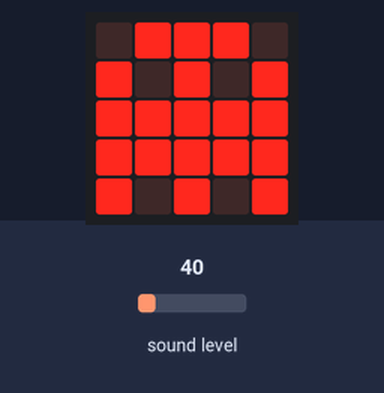
Simulated run of this program. Board: BBC micro:bit (MakeCode). On the bench: the board's 5×5 LED display. Inputs (shaded band) come from the test bench; at power-on: sound level 40. Random numbers come from a fixed seed.

Above: at 1.8 s.
1.9 s: sound level set to 123
3.4 s: sound level set to 131
At 4.19 s:
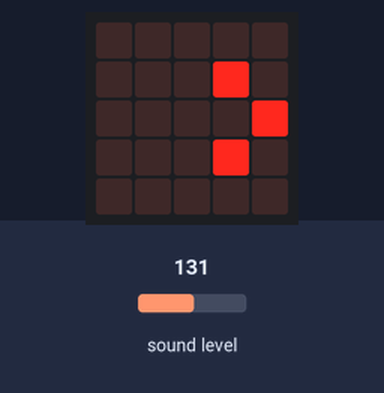
At 5.3 s:
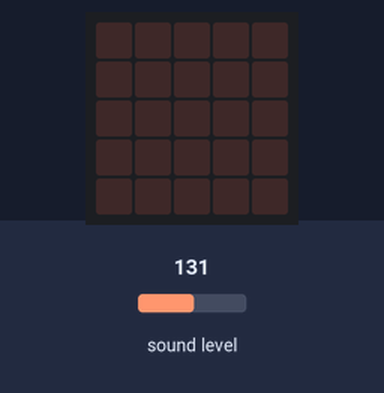
Timing chart, 0 to 6.8 s (numbered marks = the images above; inputs shaded):
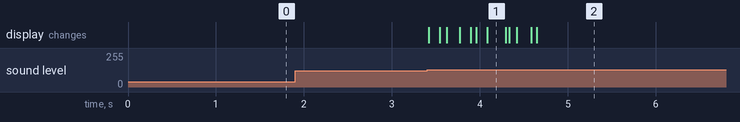

Measured:
- the behaviour switches between 128 and 129 on sound level (found by bisection; images 0 and 1)
- after the input at 1.9 s, every drawn part: stays the same
- after the input at 3.4 s, the display: first changes at once (image 1 shows a later state)

The program:

main.ts
```typescript
let 列 = 0
let row = 0
basic.showIcon(IconNames.Ghost)
basic.forever(function () {
    for (let index = 0; index < 4; index++) {
        if (input.soundLevel() > 128) {
            row = randint(0, 4)
            列 = randint(0, 4)
        }
        if (led.point(列, row)) {
            led.unplot(列, row)
            led.plot(列 + 1, row)
        }
    }
})
```

test.ts
```typescript
// 在這裡測試；當此封包作為擴充功能時，將不會編譯此內容。
```
